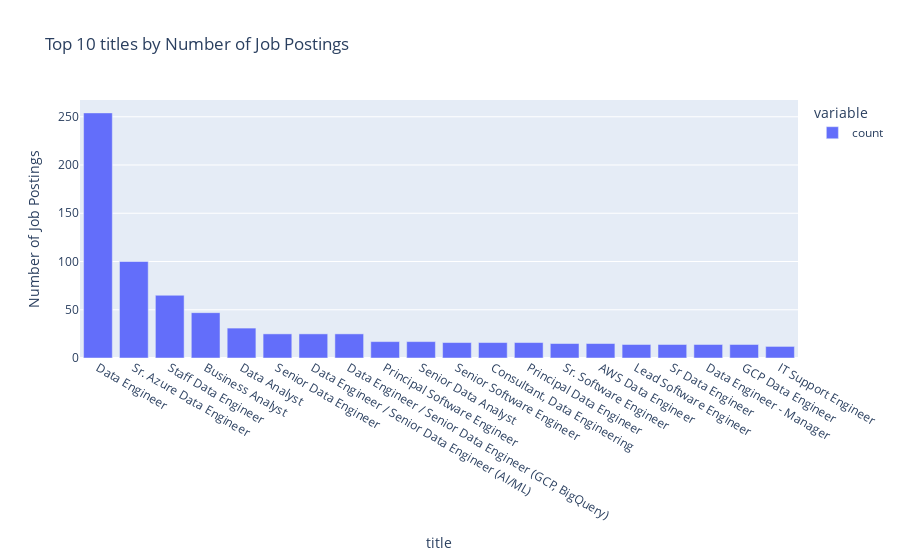

Write notebook code for a chart like this one.
### Markdown cell above
Lets look at the most popular job titles in the dataset.

### Code cell
title_counts = jobs_clean["title"].value_counts()

title_counts.head(20)
px.bar(
    title_counts.head(20),
    title="Top 10 titles by Number of Job Postings",
    labels={"index": "Job Title", "value": "Number of Job Postings"},
)

### Figure 1 — Plotly figure (JSON) as saved in the notebook; plotly's stock layout.template omitted (floating-point values rounded to 4 significant figures)
{"data": [{"alignmentgroup": "True", "hovertemplate": "variable=count<br>title=%{x}<br>Number of Job Postings=%{y}<extra></extra>", "legendgroup": "count", "marker": {"color": "#636efa", "pattern": {"shape": ""}}, "name": "count", "offsetgroup": "count", "orientation": "v", "showlegend": true, "textposition": "auto", "type": "bar", "x": ["Data Engineer", "Sr. Azure Data Engineer", "Staff Data Engineer", "Business Analyst", "Data Analyst", "Senior Data Engineer", "Data Engineer / Senior Data Engineer (AI/ML)", "Data Engineer / Senior Data Engineer (GCP, BigQuery)", "Principal Software Engineer", "Senior Data Analyst", "Senior Software Engineer", "Consultant, Data Engineering", "Principal Data Engineer", "Sr. Software Engineer", "AWS Data Engineer", "Lead Software Engineer", "Sr Data Engineer", "Data Engineer - Manager", "GCP Data Engineer", "IT Support Engineer"], "xaxis": "x", "y": [254, 100, 65, 47, 31, 25, 25, 25, 17, 17, 16, 16, 16, 15, 15, 14, 14, 14, 14, 12], "yaxis": "y"}], "layout": {"barmode": "relative", "legend": {"title": {"text": "variable"}, "tracegroupgap": 0}, "title": {"text": "Top 10 titles by Number of Job Postings"}, "xaxis": {"anchor": "y", "domain": [0, 1], "title": {"text": "title"}}, "yaxis": {"anchor": "x", "domain": [0, 1], "title": {"text": "Number of Job Postings"}}}}
